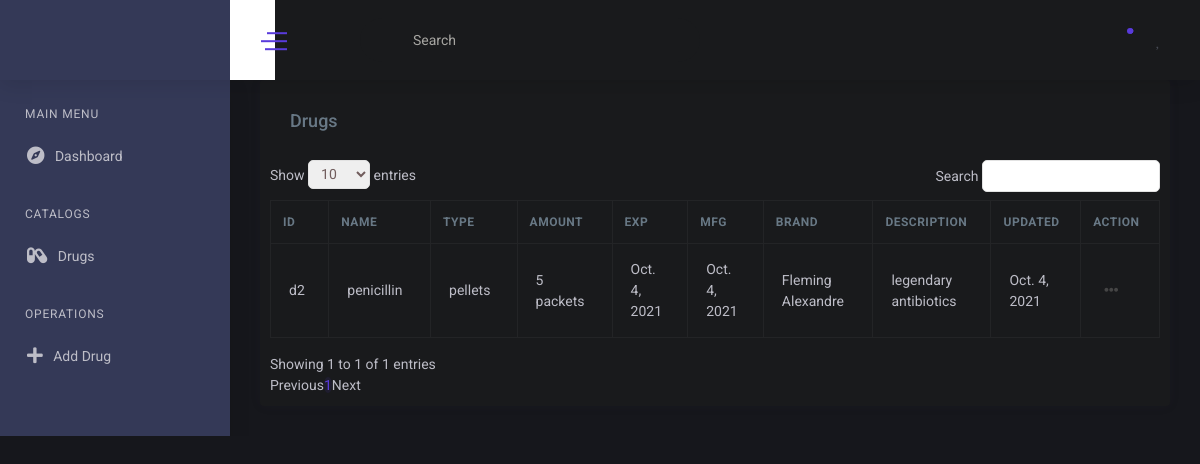
The page /drugs/drug-list/ on the database as committed earlier.
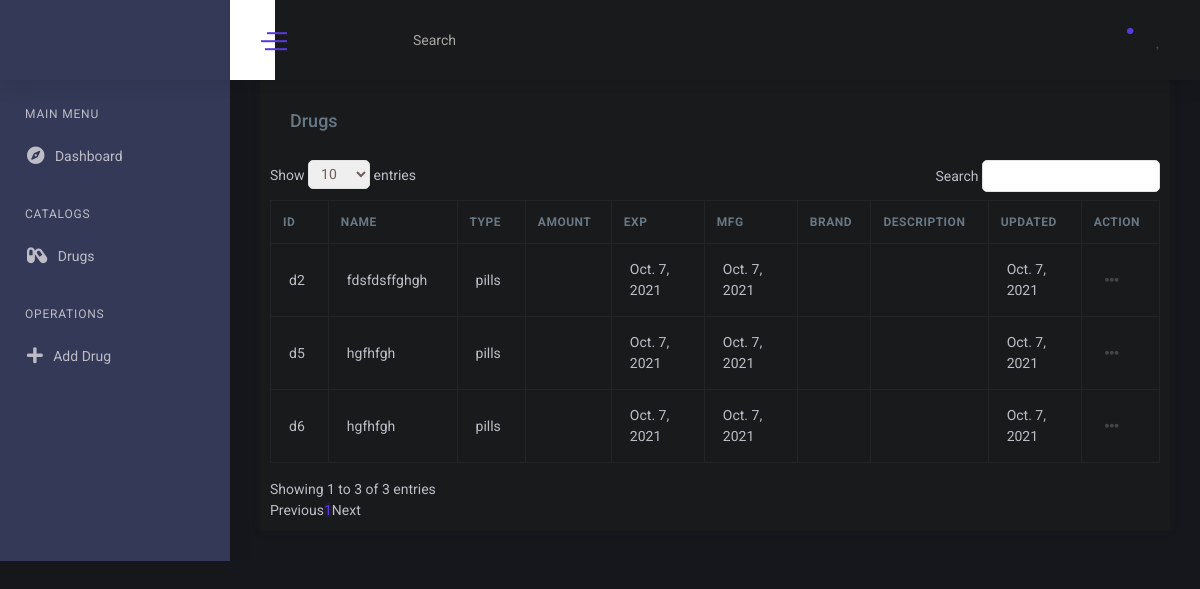
The same page on the database as committed later.
### drugs/models.py (models this page shows, shortened)
class Drug(models.Model):
    drug_id = models.CharField(max_length=20, unique=True, error_messages={'unique':"This drug id has already been registered."})
    name = models.CharField(max_length=50)
    drug_type = models.CharField(max_length=20, choices=drug_types_list, default='pills', blank=True, null=True)
    amount = models.CharField(max_length=20, blank=True, null=True)
    exp = models.DateField(auto_now_add=True, blank=True, null=True)
    mfg = models.DateField(auto_now_add=True, blank=True, null=True)
    brand = models.CharField(max_length=50, blank=True, null=True)
    description = models.TextField(blank=True, null=True)
    updated_date = models.DateField(auto_now_add=True, blank=True, null=True)

### drugs/views.py (the view)
# urls.py: path('drug-list/', DrugListView.as_view(), name='drug-list'),
class DrugListView(ListView):
    model = Drug
    template_name = 'drugs/drug_list.html'
    context_object_name = 'drug'

### templates/drugs/drug_list.html (shortened to what this page needs)
{% extends 'base/base.html' %}
{% block content %}
<div class="drugs">
    <div class="row">
        <div class="col-xl-12">
            <div class="card">
                <div class="card-body">
                    <h4 class="box-title">Drugs</h4>
                </div>
                <div class="card-body--">
                    <div class="table-stats order-table ov-h">
                        <table id="bootstrapdatatable" class="table">
                            <thead>
                                <tr>
                                    <th>ID</th>
                                    <th>Name</th>
                                    <th>Type</th> {% comment %}Liquid/Pills/Tablets{% endcomment %}
                                    <th>Amount</th>
                                    <th>EXP</th>
                                    <th>MFG</th>
                                    <th>Brand</th>
                                    <th>Description</th>
                                    <th>Updated</th>
                                    <th>Action</th>
                                </tr>
                            </thead>
                            <tbody>
                                {% if drug %}
                                {% for drug in drug %}
                                <tr>
                                    <td>{{ drug.drug_id }}</td>
                                    <td>{{ drug.name }}</td>
                                    <td>{{ drug.drug_type }}</td>
                                    <td>{{ drug.amount }}</td>
                                    <td>{{ drug.exp }}</td>
                                    <td>{{ drug.mfg }}</td>
                                    <td>{{ drug.brand }}</td>
                                    <td>{{ drug.description }}</td>
                                    <td>{{ drug.updated_date }}</td>
                                    <td>
                                        <div class="btn-group">
                                            <button class="btn btn-link text-dark m-1 p-0" data-toggle="dropdown" aria-haspopup="true" aria-expanded="false">
                                                <span class="">
                                                    <span id="action-button" class="fas fa-ellipsis-h icon-dark"></span>
                                                </span>
                                            </button>
                                        </div>
                                    </td>
                                </tr>
                                {% endfor %}
                                {% else %}
                                    <tr><td>No Drug Data</td></tr>
                                {% endif %}
                            </tbody>
                        </table>
                    </div>
                </div>
            </div>
        </div>
    </div>
</div>
{% endblock content %}

Rows that differ between the two databases and show on the page:
removed Drug: drug_id "d2", name "penicillin", drug_type "pellets", amount "5 packets", exp "Oct. 4, 2021", mfg "Oct. 4, 2021", brand "Fleming Alexandre", description "legendary antibiotics", updated_date "Oct. 4, 2021"
added Drug: drug_id "d2", name "fdsfdsffghgh", drug_type "pills", exp "Oct. 7, 2021", mfg "Oct. 7, 2021", updated_date "Oct. 7, 2021"
added Drug: drug_id "d5", name "hgfhfgh", drug_type "pills", exp "Oct. 7, 2021", mfg "Oct. 7, 2021", updated_date "Oct. 7, 2021"
added Drug: drug_id "d6", name "hgfhfgh", drug_type "pills", exp "Oct. 7, 2021", mfg "Oct. 7, 2021", updated_date "Oct. 7, 2021"
Other text that changed with them:
text written by a page script: "Search Show entries Showing 1 to 1 of 1 entries Previous 1 Next" → "Search Show entries Showing 1 to 3 of 3 entries Previous 1 Next"
